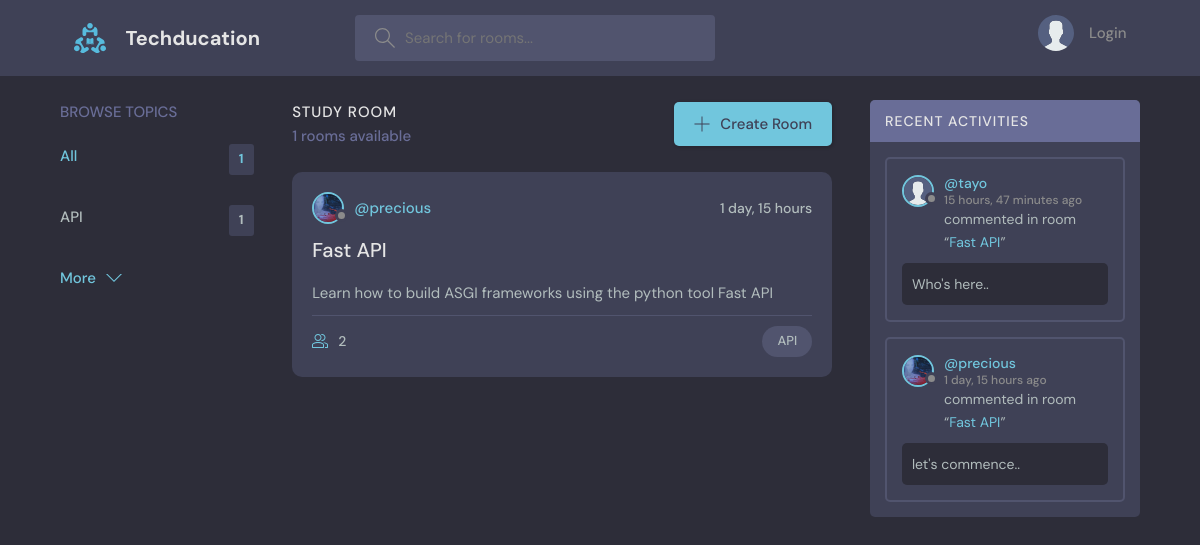
The page / on the database its author committed.
### base/models.py (models this page shows, shortened)
class Topic(models.Model):
    name= models.CharField(max_length=200)

class Room(models.Model):
    host=models.ForeignKey(User,on_delete= models.SET_NULL,null= True)
    topic=models.ForeignKey(Topic,on_delete= models.SET_NULL,null= True)
    name= models.CharField(max_length=200)
    description= models.TextField(null=True, blank=True)
    participants= models.ManyToManyField(User,related_name='participants')
    updated= models.DateTimeField(auto_now= True)
    created= models.DateTimeField(auto_now_add= True)
    class Meta:
        ordering= ['-updated','-created']
    def __str__(self):
        return self.name

class User(AbstractUser):
    name= models.CharField(max_length= 200, null= True)
    email= models.EmailField(unique=True,null=True)
    bio= models.TextField(null=True)
    avatar= models.ImageField(null=True, default="avatar.svg")
    USERNAME_FIELD= 'email'
    REQUIRED_FIELDS =[]

class Message(models.Model):
    user= models.ForeignKey(User,on_delete= models.CASCADE)
    room= models.ForeignKey(Room,on_delete= models.CASCADE)
    body= models.TextField()
    updated= models.DateTimeField(auto_now= True)
    created= models.DateTimeField(auto_now_add= True)
    class Meta:
        ordering= ['-updated','-created']
    def __str__(self):
        return self.body[0:50]

### base/views.py (the view)
# urls.py: path('',views.home, name= 'home'),
def home(request):
    q= request.GET.get('q') if request.GET.get('q') !=None else ''
    room=Room.objects.filter(
        Q(topic__name__icontains=q) |
        Q(name__icontains=q) |
        Q(description__icontains=q)
    )
    room_messages= Message.objects.filter(Q(room__topic__name__icontains=q))
    room_count= room.count
    topics = Topic.objects.all() [0:4]
    context=  {'room':room,'topics':topics,'room_count':room_count,'room_messages':room_messages}
    return render(request,'base/home.html',context)

### base/templates/base/home.html (shortened to what this page needs)
{%extends 'main.html'%}
{%block content%}
    <main class="layout layout--3">
      <div class="container">
        {%include 'base/topics_component.html'%}
        <div class="roomList">
          <div class="roomList__header">
            <div>
              <h2>Study Room</h2>
              <p>{{room_count}} rooms available</p>
            </div>
            <a class="btn btn--main" href="{% url 'create-room' %}">
              <svg version="1.1" xmlns="http://www.w3.org/2000/svg" width="32" height="32" viewBox="0 0 32 32">
                <title>add</title>
                <path
                  d="M16.943 0.943h-1.885v14.115h-14.115v1.885h14.115v14.115h1.885v-14.115h14.115v-1.885h-14.115v-14.115z"
                ></path>
              </svg>
              Create Room
            </a>
          </div>
         {%include 'base/feed_component.html'%}
        </div>
        {%include 'base/activity_component.html'%}
      </div>
    </main>
{%endblock%}

### base/templates/base/topics_component.html
<div class="topics">
    <div class="topics__header">
      <h2>Browse Topics</h2>
    </div>
    <ul class="topics__list">
      <li>
        <a href="{%url 'home'%}" class="active">All <span>{{topics.count}}</span></a>
      </li>
      {%for topic in topics%}
      <li>
        <a href="{%url 'home'%}?q={{topic.name}}">{{topic.name}} <span>{{topic.room_set.all.count}}</span></a>
      </li>
      {%endfor%}
    </ul>
    <a class="btn btn--link" href="{%url 'topics'%}">
      More
      <svg version="1.1" xmlns="http://www.w3.org/2000/svg" width="32" height="32" viewBox="0 0 32 32">
        <title>topics</title>
        <path d="M16 21l-13-13h-3l16 16 16-16h-3l-13 13z"></path>
      </svg>
    </a>
  </div>

### base/templates/base/feed_component.html (shortened to what this page needs)
{%for rom in room%}
<div class="roomListRoom">
    <div class="roomListRoom__header">
      <a href="{%url 'user-profile' rom.host.id%}" class="roomListRoom__author">
        <div class="avatar avatar--small">
          <img src="{{rom.host.avatar.url}}" />
        </div>
        <span>@{{rom.host.username}}</span>
      </a>
      <div class="roomListRoom__actions">
        <span>{{rom.created|timesince}}</span>
      </div>
    </div>
    <div class="roomListRoom__content">
      <a href="{% url 'rooms' rom.id%}">{{rom.name}}</a>
      <p>{{rom.description}}</p>
    </div>
    <div class="roomListRoom__meta">
      <a href="{%url 'rooms' rom.id%}" class="roomListRoom__joined">
        {{rom.participants.all.count}}
      </a>
      <p class="roomListRoom__topic">{{rom.topic.name}}</p>
    </div>
  </div>
{%endfor%}

### base/templates/base/activity_component.html (shortened to what this page needs)
 <div class="activities">
          <div class="activities__header">
            <h2>Recent Activities</h2>
          </div>
          {%for message in room_messages%}
          <div class="activities__box">
            <div class="activities__boxHeader roomListRoom__header">
              <a href="{%url 'user-profile' message.user.id%}" class="roomListRoom__author">
                <div class="avatar avatar--small">
                  <img src="{{message.user.avatar.url}}" />
                </div>
                <p>
                    @{{message.user.username}}
                  <span>{{message.created|timesince}} ago</span>
                </p>
              </a>
            </div>
            <div class="activities__boxContent">
              <p>commented in room</p>
              “<a href="{% url 'rooms' message.room.id %}">{{message.room}}</a>”
              <div class="activities__boxRoomContent">
                {{message}}..
              </div>
            </div>
          </div>
          {%endfor%}
        </div>

### rows shown on the page
Topic: name "API", room_set.all.count "1"
Room: host.avatar (picture), host.username "precious", created "1 day, 15 hours", name "Fast API", description "Learn how to build ASGI frameworks using the python tool Fast API", participants.all.count "2", topic.name "API"
Message: user.avatar (placeholder picture), user.username "tayo", created "15 hours, 47 minutes", room "Fast API", body "Who's here"
Message: user.avatar (picture), user.username "precious", created "1 day, 15 hours", room "Fast API", body "let's commence"

### other values the page prints
{{ topics.count }} "1"
{{ room_count }} "1"
